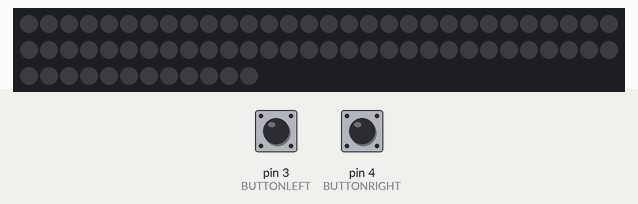
Recording of a sketch running on a simulated Arduino Uno, built with avr-gcc and run on an emulated ATmega328P. On the bench: 72 RGB LEDs in strip order, left to right, continuing on the next row. The test bench sets the inputs (shaded band); at power-on: pin 3 (BUTTONLEFT) LOW, pin 4 (BUTTONRIGHT) LOW.

Above: at 1.2 s.
1.3 s: pin 3 (BUTTONLEFT) pulled HIGH for 0.15 s
At 1.69 s:
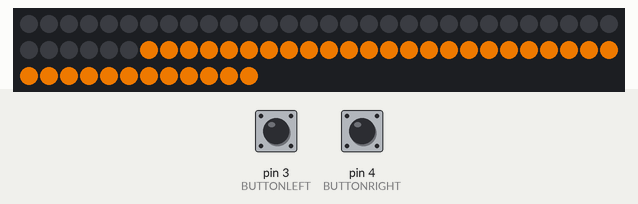
2.0 s: pin 4 (BUTTONRIGHT) pulled HIGH for 3.2 s
At 4.06 s:
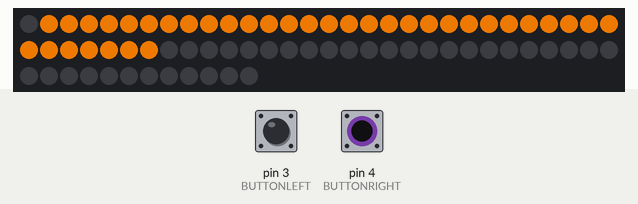
6.7 s: pin 4 (BUTTONRIGHT) pulled HIGH for 0.15 s
At 6.84 s:
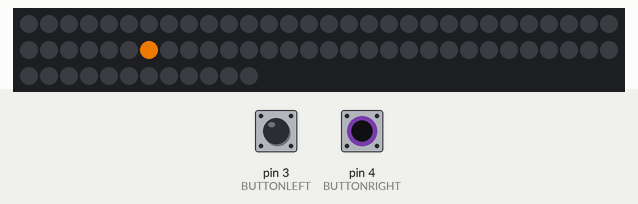
7.4 s: pin 3 (BUTTONLEFT) pulled HIGH for 3.2 s
At 9.46 s:
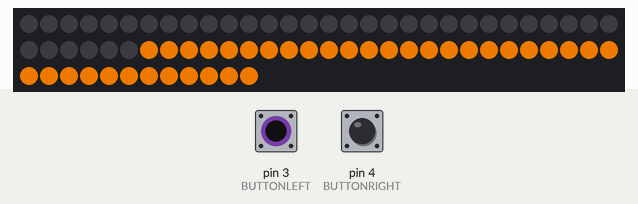
Timing chart, 0 to 11.0 s (numbered marks = the images above; inputs shaded):
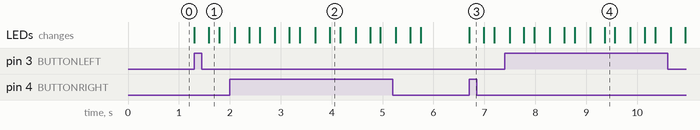

Measured:
- after the input at 1.3 s, the LEDs: first change at once (image 1 shows a later state)
- after the input at 6.7 s, the LEDs: change at once (image 3)

The sketch:

BlinkerTestButtonFinal.ino
```cpp
#define FASTLED_INTERNAL // Suppress the annoying error info
#include <FastLED.h>
#include <EEPROM.h>

#define NUM_LEDS 72
#define blinkcount 3

CRGB leds[NUM_LEDS];
// PIN // ARDUINO :: WemosD1mini
//  2  //   D2    ::     D4
//  3  //   D3    ::     D2
//  4  //   D4    ::     D1

#define PIN 2
#define BUTTONLEFT  3
#define BUTTONRIGHT 4

byte selectedEffect   = 0;
int  buttonStateLeft  = 0;
int  buttonStateRight = 0;
bool AButtonPressed   = false;
bool DirectionCorrection = false;

void setup()
{
  FastLED.addLeds<WS2811, PIN, GRB>(leds, NUM_LEDS).setCorrection( TypicalLEDStrip );
  pinMode(BUTTONLEFT,  INPUT);
  pinMode(BUTTONRIGHT, INPUT);
  LEDS.setBrightness(200); // If powered with external power supply then 200-255,
                           // For tests with the 5V from the Arduino max. 100-150 recommended
}

void loop() {
  buttonStateLeft  = digitalRead(BUTTONLEFT);
  buttonStateRight = digitalRead(BUTTONRIGHT);
  AButtonPressed = (buttonStateLeft == HIGH) || (buttonStateRight == HIGH);

  if (AButtonPressed) {
    if(buttonStateLeft == HIGH) {
      DirectionCorrection = 0;
    }
    else {
      DirectionCorrection = NUM_LEDS;
    }
    for(int blink=0; blink<blinkcount; blink++) {

      for(int i=36; i<72; i++) {      // starts at LED no. 36 building up to 72
        if(buttonStateLeft == HIGH) {
          leds[i].setRGB(255,130,0);
        } else {
          leds[72-i].setRGB(255,130,0); // starts at LED no. 72 to i (i = 36)
        }

        FastLED.show();
        delay(5.5); // Build speed from pixel to pixel
      }

      delay(200); // Duration of the full light

      setAll(0,0,0); // Instant black after swipe
      delay(300); // Duration until it starts again.
    }
    setAll(0,0,0);
  }
  else {
    setAll(0,0,0);
  }
}
// Set all LEDs to a given color and apply it (visible)
void setAll(byte red, byte green, byte blue) {
  for(int i = 0; i < NUM_LEDS; i++ ) {
    leds[i].setRGB(red, green, blue);
  }
  FastLED.show();
}
```
